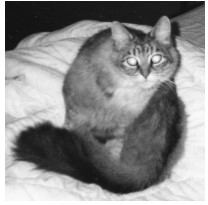
%> input picture Blocks/WallPaperHandle/1.jpg, 208 x 205 px
$ octave WallPaperHandle.m   (GNU Octave 9; MATLAB toolbox functions it lacks are replaced by stand-ins)
%> lines starting %> are read from the running program, lines starting %| are printed output that depends on the picture; in (x1, y1, x2, y2) boxes, pixels count from 0 and x2, y2 are one past the last pixel; in counts of white or black regions, pixels touching at a corner belong together; the program's own positions count from 1
### Blocks/Script/tcf.m
%% try to close figure open
function tcf(varargin)
% varargin is cell
if isequal(length(varargin),0)
    close all;
    fprintf('all figures closed\n')
else
    try
        for i=1:1:length(varargin)
            close(varargin{i});
            fprintf('%s closed.\n',varargin{i});
        end
        %             fprintf('close figure')
    catch
    end
end
end

### Blocks/WallPaperHandle/WallPaperHandle.m
%% add word cloud into a figure
clc;

[files,path] = uigetfile(strcat(pwd(),'\','*.png;*.jpg;*.jpeg'),...
    'MultiSelect','off');
%> the answer given: 1.jpg
if isequal(files,0)
    fprintf('select cancle\n');
    return;
end

[Pic_A,Pic_map] = imread(fullfile(path,files));
%> Pic_A is the input picture: size 205x208x3 uint8; min 12, max 255, mean 139.1
Pic_B = rgb2gray(Pic_A);

%%
clc;
[Pic_C,Pic_D] = C_Wph.deltaFigure(Pic_B);
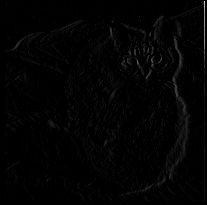
%> Pic_C: size 205x207 double; min 0, max 200, mean 3
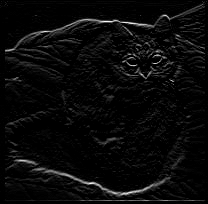
%> Pic_D: size 204x208 double; min 0, max 97, mean 3.7; drawn with min black and max white
tcf('ssf')
figure('name','ssf')
subplot(221)
imshow(Pic_A)
subplot(222)
imshow(Pic_B)
subplot(223)
imshow(Pic_C)
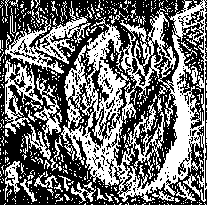
%> displayed picture: size 205x207, on the screen's scale of 0 to 255; 43.6% white; 545 white regions (506 under 20 px), largest, box (x1, y1, x2, y2) and area: (61, 0, 207, 202) 11321, (5, 1, 91, 74) 1678, (5, 60, 43, 134) 931
subplot(224)
imshow(Pic_D)
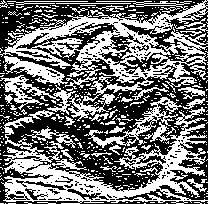
%> displayed picture: size 204x208, on the screen's scale of 0 to 255; 45.9% white; 461 white regions (421 under 20 px), largest, box (x1, y1, x2, y2) and area: (0, 0, 208, 121) 8055, (1, 107, 208, 204) 5907, (84, 97, 182, 148) 885
